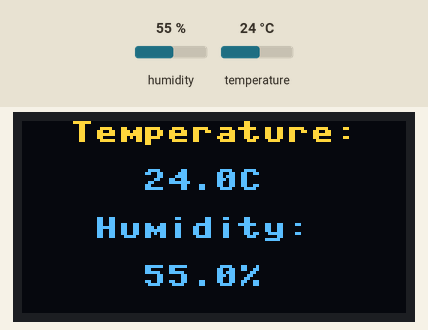
Bench run of a program on a simulated MicroPython board. Shown: 128×64 one-colour display. Inputs (shaded band) come from the test bench; at power-on: humidity 55 %, temperature 24 °C. The OLED is the two-colour kind (top 16 rows yellow); what the program prints to the serial console is not drawn. At 10.1 s the program stops and its outputs stay as they are.

Above: at 0.1 s.

The program:

main.py
```python
import dht
import machine
import ssd1306
import sys
import time
import config

def get_temperature_and_humidity():
    dht22 = dht.DHT22(machine.Pin(config.DHT22_PIN))
    dht22.measure()
    temperature = dht22.temperature()
    if config.FAHRENHEIT:
        temperature = temperature * 9 / 5 + 32
    return temperature, dht22.humidity()
def display_temperature_and_humidity(temperature, humidity):
    i2c = machine.I2C(scl=machine.Pin(config.DISPLAY_SCL_PIN),
                      sda=machine.Pin(config.DISPLAY_SDA_PIN))
    if 60 not in i2c.scan():
        raise RuntimeError('Cannot find display.')
    display = ssd1306.SSD1306_I2C(128, 64, i2c)
    display.fill(0)
    display.text('{:^16s}'.format('Temperature:'), 0, 0)
    display.text('{:^16s}'.format(str(temperature) + \
        ('F' if config.FAHRENHEIT else 'C')), 0, 16)
    display.text('{:^16s}'.format('Humidity:'), 0, 32)
    display.text('{:^16s}'.format(str(humidity) + '%'), 0, 48)
    display.show()
    time.sleep(10)
    display.poweroff()
def run():
    try:
        temperature, humidity = get_temperature_and_humidity()
        print('Temperature = {temperature}, Humidity = {humidity}'.format(
            temperature=temperature, humidity=humidity))
        display_temperature_and_humidity(temperature, humidity)
    except Exception as exc:
        sys.print_exception(exc)

run()
```

config.py
```python
LED_PIN = 2  # D4
DEBUG_PIN = 14  # D5
DHT22_PIN = 4  # D2
DISPLAY_SCL_PIN = 0  # D3
DISPLAY_SDA_PIN = 12  # D6
FAHRENHEIT = False
```

Measured:
- what the display in image 0 shows lasts 10.0 s, from 0.1 s to 10.1 s
